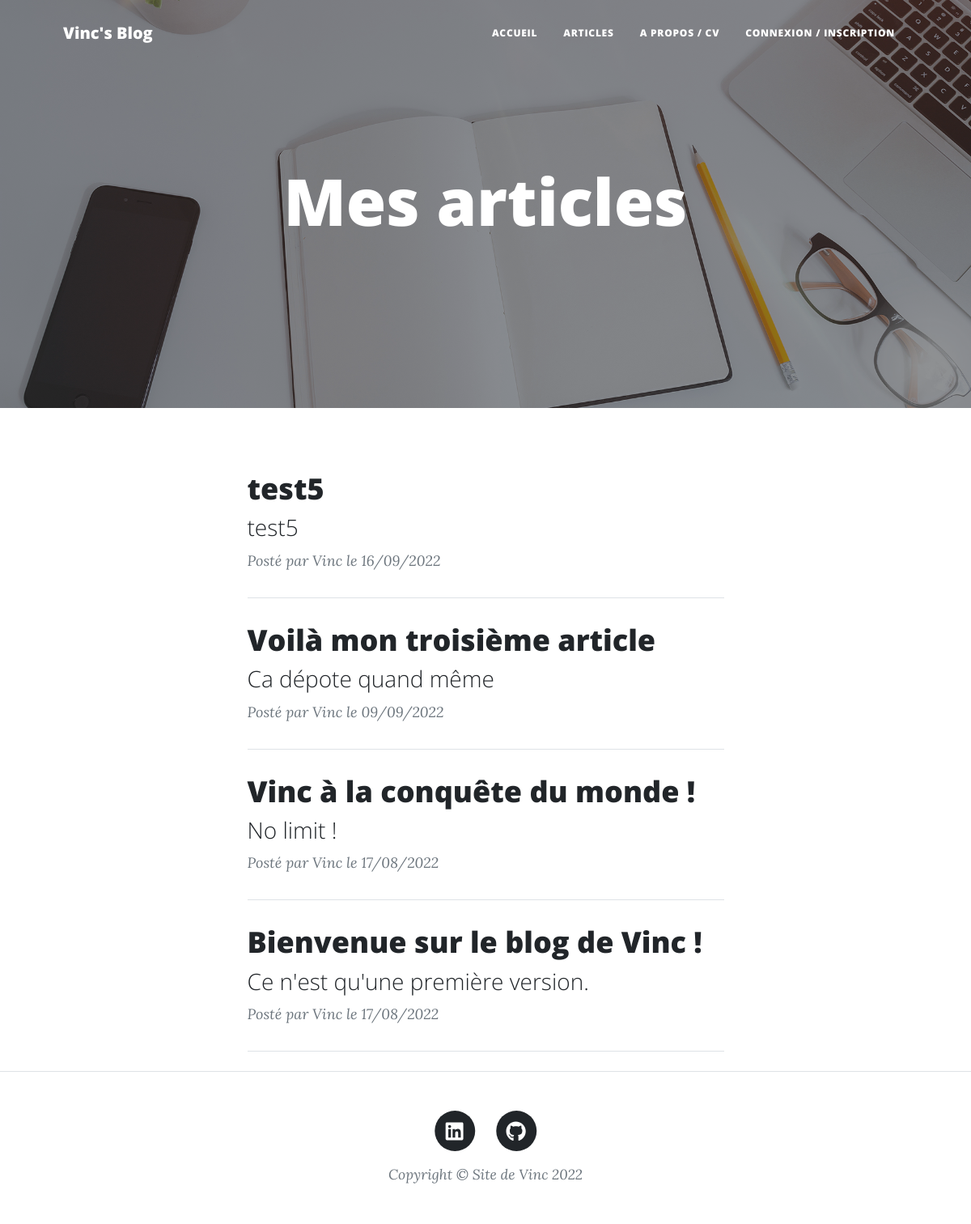
/index.php?page=posts, run on the app's committed database.
### tables this page shows
CREATE TABLE `posts` (
  `id` int(11) NOT NULL,
  `title` varchar(255) NOT NULL,
  `wording` varchar(1024) NOT NULL,
  `content` text NOT NULL,
  `creation_date` datetime NOT NULL,
  `update_date` datetime NOT NULL
);

### src/Controllers/posts.php (called while the page is built, shortened)
<?php
require_once('src/Model/post.php');
require_once('src/Lib/database.php');
class PostsController
{
    public function seePosts()
    {
        $postRepository = new PostRepository();
        $postRepository->connection = new DatabaseConnection();
        $posts = $postRepository->getPosts();
        require('Templates/posts.php');
    }
}

### src/Lib/database.php (called while the page is built, shortened)
<?php
class DatabaseConnection
{
    public ?\PDO $database = null;
    public function getConnection(): \PDO
    {
        if ($this->database === null) {
            $this->database = new \PDO('mysql:host=localhost;dbname=vinc_blog;charset=utf8', 'root', '');
        }
        return $this->database;
    }
}

### src/Model/post.php (called while the page is built, shortened)
<?php
require_once('src/Lib/database.php');
class Post
{
    private string $id;
    private string $title;
    private string $wording;
    private string $updateDate;
    public function getId()
    {
        return $this->id;
    }
    public function setId($id)
    {
        $this->id = $id;
        return $this;
    }
    public function getTitle()
    {
        return $this->title;
    }
    public function setTitle($title)
    {
        $this->title = $title;
        return $this;
    }
    public function getWording()
    {
        return $this->wording;
    }
    public function setWording($wording)
    {
        $this->wording = $wording;
        return $this;
    }
    public function setContent($content)
    {
        return $this;
    }
    public function setCreationDate($creationDate)
    {
        return $this;
    }
    public function getUpdateDate()
    {
        return $this->updateDate;
    }
    public function setUpdateDate($updateDate)
    {
        $this->updateDate = $updateDate;
        return $this;
    }
}
class PostRepository
{
    public DatabaseConnection $connection;
    public function getPosts(): array
    {
        $statement = $this->connection->getConnection()->query(
            "SELECT id, title, wording, content, DATE_FORMAT(creation_date, '%d/%m/%Y') AS french_creation_date, DATE_FORMAT(update_date, '%d/%m/%Y') AS french_update_date FROM posts ORDER BY update_date DESC LIMIT 0, 5"
        );
        $posts = [];
        while ($row = $statement->fetch()) {
            $post = new Post();
            $post->setId($row['id']);
            $post->setTitle($row['title']);
            $post->setWording($row['wording']);
            $post->setContent($row['content']);
            $post->setCreationDate($row['french_creation_date']);
            $post->setUpdateDate($row['french_update_date']);
            $posts[] = $post;
        }
        return $posts;
    }
}

### Templates/posts.php (the view, shortened to what this page needs)
<header class="masthead" style="background-image: url('BootstrapTheme/assets/img/home-bg.jpg')">
    <div class="container position-relative px-4 px-lg-5">
        <div class="row gx-4 gx-lg-5 justify-content-center">
            <div class="col-md-10 col-lg-8 col-xl-7">
                <div class="site-heading">
                    <h1>Mes articles</h1>
                </div>
            </div>
        </div>
    </div>
</header>
<div class="container px-4 px-lg-5">
    <div class="row gx-4 gx-lg-5 justify-content-center">
        <div class="col-md-10 col-lg-8 col-xl-7">
            <?php
            foreach ($posts as $post) {
            ?>
                <div class="post-preview">
                    <a href="index.php?page=post&action=seeOnePost&id=<?= urlencode($post->getId()) ?>">
                        <h2 class="post-title"><?= htmlspecialchars($post->getTitle()); ?></h2>
                        <h3 class="post-subtitle"><?= nl2br(htmlspecialchars($post->getWording())); ?></h3>
                    </a>
                    <p class="post-meta">
                        Posté par Vinc le <?= $post->getUpdateDate(); ?>
                    </p>
                </div>
                <hr class="my-4" />
            <?php
            }
            ?>
        </div>
    </div>
</div>
<?php $content = ob_get_clean(); ?>
<?php require('layout.php') ?>

### index.php (shortened to what this page needs)
<?php
require_once('src/Controllers/admin_post.php');
require_once('src/Controllers/posts.php');
require_once('src/Controllers/about.php');
require_once('src/Controllers/post.php');
try {
    if ($_GET['page'] === "posts") {
        (new PostsController())->seePosts();
    } elseif ($_GET['page'] === "about") {
        seeAboutPage();
    } elseif ($_GET['page'] === "addMessage") {
        (new AddMessageController())->execute($_POST);
    } elseif ($_GET['page'] === "seeMessages") {
        if (!isset($_SESSION['ROLE_ADMIN'])) {
            header('Location: index.php?page=homepage');
        }
        (new MessagesController())->seeMessages();
    } else {
        seeHomepage();
    }
} catch (Exception $e) {
    $errorMessage = $e->getMessage();
    require('Templates/error.php');
}

### Templates/layout.php (shortened to what this page needs)
<!DOCTYPE html>
<html lang="fr">
<html>
<head>
    <link href="BootstrapTheme/css/styles.css" rel="stylesheet" />
</head>
<body>
    <?php require_once('navbar.php') ?>
    <?= $content ?>
    <?php require_once('footer.php') ?>
</body>
</html>

### Templates/navbar.php (shortened to what this page needs)
<nav class="navbar navbar-expand-lg navbar-light" id="mainNav">
    <div class="container px-4 px-lg-5">
        <a class="navbar-brand" href="index.php">Vinc's Blog</a>
        <div class="collapse navbar-collapse" id="navbarResponsive">
            <ul class="navbar-nav ms-auto py-4 py-lg-0">
                <li class="nav-item">
                    <a class="nav-link px-lg-3 py-3 py-lg-4" href="index.php">Accueil</a>
                </li>
                <li class="nav-item">
                    <a class="nav-link px-lg-3 py-3 py-lg-4" href="index.php?page=posts">Articles</a>
                </li>
                <li class="nav-item">
                    <a class="nav-link px-lg-3 py-3 py-lg-4" href="index.php?page=about">A propos / CV</a>
                </li>
                <?php if (!isset($_SESSION['LOGGED_USERNAME'])) { ?>
                    <li class="nav-item">
                        <a class="nav-link px-lg-3 py-3 py-lg-4" href="index.php?page=connection&action=seeConnection">Connexion / Inscription</a>
                    </li>
                <?php } ?>
            </ul>
        </div>
    </div>
</nav>

### Templates/footer.php
<footer class="border-top">
    <div class="container px-4 px-lg-5">
        <div class="row gx-4 gx-lg-5 justify-content-center">
            <div class="col-md-10 col-lg-8 col-xl-7">
                <ul class="list-inline text-center">
                    <li class="list-inline-item">
                        <a href="https://www.linkedin.com/in/vincent-bordelais-dev/" target="_blank">
                            <span class="fa-stack fa-lg">
                                <i class="fas fa-circle fa-stack-2x"></i>
                                <i class="fab fa-linkedin fa-stack-1x fa-inverse"></i>
                            </span>
                        </a>
                    </li>
                    <li class="list-inline-item">
                        <a href="https://github.com/vincentbordelais" target="_blank">
                            <span class="fa-stack fa-lg">
                                <i class="fas fa-circle fa-stack-2x"></i>
                                <i class="fab fa-github fa-stack-1x fa-inverse"></i>
                            </span>
                        </a>
                    </li>
                </ul>
                <div class="small text-center text-muted fst-italic">Copyright &copy; Site de Vinc 2022</div>
            </div>
        </div>
    </div>
</footer>

### data on the page
posts: title "test5", wording "test5", UpdateDate "16/09/2022"
posts: title "Voilà mon troisième article", wording "Ca dépote quand même", UpdateDate "09/09/2022"
posts: title "Vinc à la conquête du monde !", wording "No limit !", UpdateDate "17/08/2022"
posts: title "Bienvenue sur le blog de Vinc !", wording "Ce n'est qu'une première version.", UpdateDate "17/08/2022"
